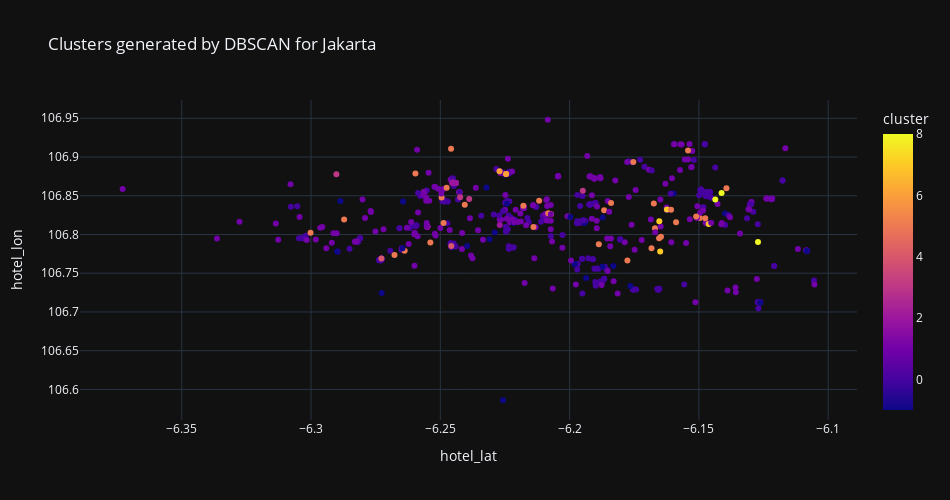

Source (notebook cell):
### Code cell
px.scatter(idReduced, "hotel_lat", "hotel_lon","cluster", width=950,height=500, title="Clusters generated by DBSCAN for Jakarta", template="plotly_dark")

### Figure 1 — Plotly figure (JSON) as saved in the notebook; plotly's stock layout.template omitted (floating-point values rounded to 4 significant figures; data arrays with more than 128 entries replaced by an {"elided": "..."} marker saying what was removed)
{"data": [{"hovertemplate": "hotel_lat=%{x}<br>hotel_lon=%{y}<br>cluster=%{marker.color}<extra></extra>", "legendgroup": "", "marker": {"color": {"elided": "648 int values"}, "coloraxis": "coloraxis", "symbol": "circle"}, "mode": "markers", "name": "", "orientation": "v", "showlegend": false, "type": "scatter", "x": {"elided": "648 float values"}, "xaxis": "x", "y": {"elided": "648 float values"}, "yaxis": "y"}], "layout": {"coloraxis": {"colorbar": {"title": {"text": "cluster"}}, "colorscale": [[0, "#0d0887"], [0.1111, "#46039f"], [0.2222, "#7201a8"], [0.3333, "#9c179e"], [0.4444, "#bd3786"], [0.5556, "#d8576b"], [0.6667, "#ed7953"], [0.7778, "#fb9f3a"], [0.8889, "#fdca26"], [1, "#f0f921"]]}, "height": 500, "legend": {"tracegroupgap": 0}, "title": {"text": "Clusters generated by DBSCAN for Jakarta"}, "width": 950, "xaxis": {"anchor": "y", "domain": [0, 1], "title": {"text": "hotel_lat"}}, "yaxis": {"anchor": "x", "domain": [0, 1], "title": {"text": "hotel_lon"}}}}
